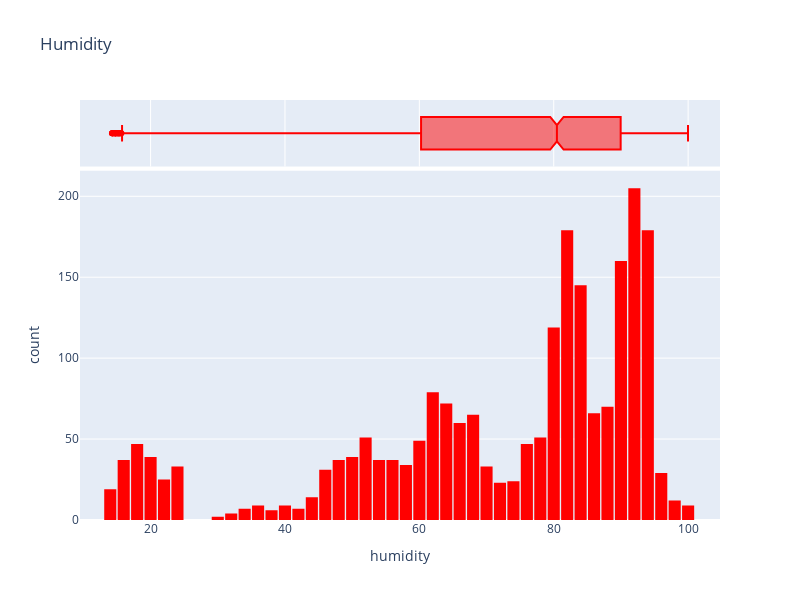

Write notebook code for a chart like this one.
### Code cell
fig = px.histogram(df,
                   x='humidity', 
                   marginal='box',
                   color_discrete_sequence=['red'],
                   nbins=47,
                   title='Humidity')
fig.update_layout(width=800, height=600, bargap=0.1)
fig.show()

### Figure 1 — Plotly figure (JSON) as saved in the notebook; plotly's stock layout.template omitted (floating-point values rounded to 4 significant figures; data arrays with more than 128 entries replaced by an {"elided": "..."} marker saying what was removed)
{"data": [{"alignmentgroup": "True", "bingroup": "x", "hovertemplate": "humidity=%{x}<br>count=%{y}<extra></extra>", "legendgroup": "", "marker": {"color": "red", "pattern": {"shape": ""}}, "name": "", "nbinsx": 47, "offsetgroup": "", "orientation": "v", "showlegend": false, "type": "histogram", "x": {"elided": "2200 float values"}, "xaxis": "x", "yaxis": "y"}, {"alignmentgroup": "True", "hovertemplate": "humidity=%{x}<extra></extra>", "legendgroup": "", "marker": {"color": "red"}, "name": "", "notched": true, "offsetgroup": "", "showlegend": false, "type": "box", "x": {"elided": "2200 float values"}, "xaxis": "x2", "yaxis": "y2"}], "layout": {"bargap": 0.1, "barmode": "relative", "height": 600, "legend": {"tracegroupgap": 0}, "title": {"text": "Humidity"}, "width": 800, "xaxis": {"anchor": "y", "domain": [0, 1], "title": {"text": "humidity"}}, "xaxis2": {"anchor": "y2", "domain": [0, 1], "matches": "x", "showgrid": true, "showticklabels": false}, "yaxis": {"anchor": "x", "domain": [0, 0.8316], "title": {"text": "count"}}, "yaxis2": {"anchor": "x2", "domain": [0.8416, 1], "matches": "y2", "showgrid": false, "showline": false, "showticklabels": false, "ticks": ""}}}
